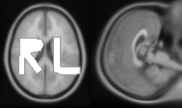

Generate this figure with Python:
#!/usr/bin/env python

# Read NIFTI files, write and re-read to verify, then display in two viewports.

import os
import tempfile

import vtkmodules.vtkInteractionStyle  # noqa: F401
import vtkmodules.vtkRenderingFreeType  # noqa: F401
import vtkmodules.vtkRenderingOpenGL2  # noqa: F401

from vtkmodules.vtkIOImage import (
    vtkNIFTIImageReader,
    vtkNIFTIImageWriter,
)
from vtkmodules.vtkImagingMath import vtkImageMathematics
from vtkmodules.vtkRenderingCore import (
    vtkImageSlice,
    vtkImageSliceMapper,
    vtkRenderWindow,
    vtkRenderWindowInteractor,
    vtkRenderer,
)

# Source
data_dir = os.environ.get("VPE_DATA_DIR", os.path.dirname(os.path.abspath(__file__)))
temp_dir = tempfile.mkdtemp()

# Verify read-write-read roundtrip for minimal.nii.gz
inpath_1 = os.path.join(data_dir, "minimal.nii.gz")
outpath_1 = os.path.join(temp_dir, "out_minimal.nii.gz")

nifti_reader_1 = vtkNIFTIImageReader()
nifti_reader_1.SetFileName(inpath_1)
nifti_reader_1.TimeAsVectorOn()
nifti_reader_1.Update()

nifti_writer_1 = vtkNIFTIImageWriter()
nifti_writer_1.SetInputConnection(nifti_reader_1.GetOutputPort())
nifti_writer_1.SetFileName(outpath_1)
nifti_writer_1.SetNIFTIHeader(nifti_reader_1.GetNIFTIHeader())
nifti_writer_1.SetQFac(nifti_reader_1.GetQFac())
nifti_writer_1.SetTimeDimension(nifti_reader_1.GetTimeDimension())
nifti_writer_1.SetQFormMatrix(nifti_reader_1.GetQFormMatrix())
nifti_writer_1.SetSFormMatrix(nifti_reader_1.GetSFormMatrix())
nifti_writer_1.Write()

reread_1 = vtkNIFTIImageReader()
reread_1.SetFileName(outpath_1)
reread_1.TimeAsVectorOn()
reread_1.Update()

diff_1 = vtkImageMathematics()
diff_1.SetOperationToSubtract()
diff_1.SetInputConnection(0, nifti_reader_1.GetOutputPort())
diff_1.SetInputConnection(1, reread_1.GetOutputPort())
diff_1.Update()
diff_range_1 = diff_1.GetOutput().GetScalarRange()
diff_err_1 = diff_range_1[0] ** 2 + diff_range_1[1] ** 2
assert diff_err_1 == 0, "Input minimal.nii.gz differs from output out_minimal.nii.gz"

# Verify read-write-read roundtrip for minimal.img.gz
inpath_2 = os.path.join(data_dir, "minimal.img.gz")
outpath_2 = os.path.join(temp_dir, "out_minimal.hdr")

nifti_reader_2 = vtkNIFTIImageReader()
nifti_reader_2.SetFileName(inpath_2)
nifti_reader_2.TimeAsVectorOn()
nifti_reader_2.Update()

nifti_writer_2 = vtkNIFTIImageWriter()
nifti_writer_2.SetInputConnection(nifti_reader_2.GetOutputPort())
nifti_writer_2.SetFileName(outpath_2)
nifti_writer_2.SetNIFTIHeader(nifti_reader_2.GetNIFTIHeader())
nifti_writer_2.SetQFac(nifti_reader_2.GetQFac())
nifti_writer_2.SetTimeDimension(nifti_reader_2.GetTimeDimension())
nifti_writer_2.SetQFormMatrix(nifti_reader_2.GetQFormMatrix())
nifti_writer_2.SetSFormMatrix(nifti_reader_2.GetSFormMatrix())
nifti_writer_2.Write()

reread_2 = vtkNIFTIImageReader()
reread_2.SetFileName(outpath_2)
reread_2.TimeAsVectorOn()
reread_2.Update()

diff_2 = vtkImageMathematics()
diff_2.SetOperationToSubtract()
diff_2.SetInputConnection(0, nifti_reader_2.GetOutputPort())
diff_2.SetInputConnection(1, reread_2.GetOutputPort())
diff_2.Update()
diff_range_2 = diff_2.GetOutput().GetScalarRange()
diff_err_2 = diff_range_2[0] ** 2 + diff_range_2[1] ** 2
assert diff_err_2 == 0, "Input minimal.img.gz differs from output out_minimal.hdr"

# Display the avg152T1 NIFTI image in two viewports
disp_reader = vtkNIFTIImageReader()
disp_reader.SetFileName(os.path.join(data_dir, "avg152T1_RL_nifti.nii.gz"))
disp_reader.Update()

size = disp_reader.GetOutput().GetDimensions()
center = disp_reader.GetOutput().GetCenter()
spacing = disp_reader.GetOutput().GetSpacing()

# Adjust centers for even/odd dimensions
center_1 = list(center)
center_2 = list(center)
if size[2] % 2 == 1:
    center_1[2] = center[2] + 0.5 * spacing[2]
if size[0] % 2 == 1:
    center_2[0] = center[0] + 0.5 * spacing[0]

vrange = disp_reader.GetOutput().GetScalarRange()

# Axial view
axial_mapper = vtkImageSliceMapper()
axial_mapper.BorderOn()
axial_mapper.SliceAtFocalPointOn()
axial_mapper.SliceFacesCameraOn()
axial_mapper.SetInputConnection(disp_reader.GetOutputPort())

axial_slice = vtkImageSlice()
axial_slice.SetMapper(axial_mapper)
axial_slice.GetProperty().SetColorWindow(vrange[1] - vrange[0])
axial_slice.GetProperty().SetColorLevel(0.5 * (vrange[0] + vrange[1]))

# Sagittal view
sagittal_mapper = vtkImageSliceMapper()
sagittal_mapper.BorderOn()
sagittal_mapper.SliceAtFocalPointOn()
sagittal_mapper.SliceFacesCameraOn()
sagittal_mapper.SetInputConnection(disp_reader.GetOutputPort())

sagittal_slice = vtkImageSlice()
sagittal_slice.SetMapper(sagittal_mapper)
sagittal_slice.GetProperty().SetColorWindow(vrange[1] - vrange[0])
sagittal_slice.GetProperty().SetColorLevel(0.5 * (vrange[0] + vrange[1]))

# Two viewports
ratio = size[0] * 1.0 / (size[0] + size[2])

renderer_0 = vtkRenderer()
renderer_0.SetViewport(0, 0, ratio, 1.0)
renderer_0.AddViewProp(axial_slice)

renderer_1 = vtkRenderer()
renderer_1.SetViewport(ratio, 0.0, 1.0, 1.0)
renderer_1.AddViewProp(sagittal_slice)

# Render window
render_window = vtkRenderWindow()
render_window.AddRenderer(renderer_0)
render_window.AddRenderer(renderer_1)
render_window.SetWindowName("nifti reader writer")
render_window.SetMultiSamples(0)
render_window.SetSize((size[0] + size[2]) // 2 * 2, size[1] // 2 * 2)

# Interactor
interactor = vtkRenderWindowInteractor()
interactor.SetRenderWindow(render_window)

# Scene
camera_0 = renderer_0.GetActiveCamera()
camera_0.ParallelProjectionOn()
camera_0.SetParallelScale(0.5 * spacing[1] * size[1])
camera_0.SetFocalPoint(center_1[0], center_1[1], center_1[2])
camera_0.SetPosition(center_1[0], center_1[1], center_1[2] - 100.0)

camera_1 = renderer_1.GetActiveCamera()
camera_1.ParallelProjectionOn()
camera_1.SetParallelScale(0.5 * spacing[1] * size[1])
camera_1.SetFocalPoint(center_2[0], center_2[1], center_2[2])
camera_1.SetPosition(center_2[0] + 100.0, center_2[1], center_2[2])

interactor.Initialize()
interactor.Start()

# Clean up temp files
for f in os.listdir(temp_dir):
    os.remove(os.path.join(temp_dir, f))
os.rmdir(temp_dir)
